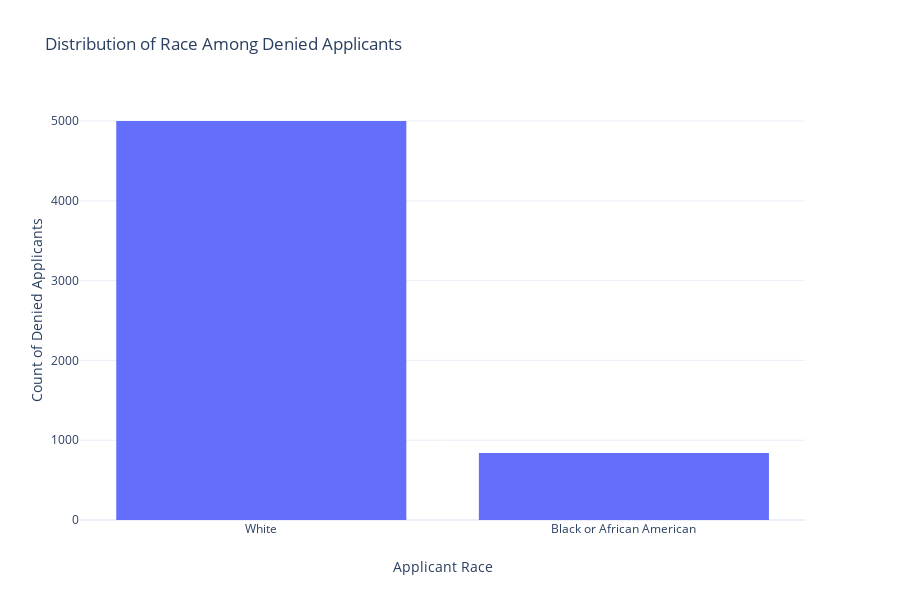

The notebook cell this image was saved under:
### Code cell
fig4 = px.histogram(denied, x="Derived Race", title="Distribution of Race Among Denied Applicants")

fig4.update_layout(
    yaxis_title='Count of Denied Applicants',
    xaxis_title='Applicant Race',
    template='plotly_white')

fig4.show()

### Figure 1 — Plotly figure (JSON) as saved in the notebook; plotly's stock layout.template omitted (floating-point values rounded to 4 significant figures; data arrays with more than 128 entries replaced by an {"elided": "..."} marker saying what was removed)
{"data": [{"alignmentgroup": "True", "bingroup": "x", "hoverlabel": {"namelength": 0}, "hovertemplate": "Derived Race=%{x}<br>count=%{y}", "legendgroup": "", "marker": {"color": "#636efa"}, "name": "", "offsetgroup": "", "orientation": "v", "showlegend": false, "type": "histogram", "x": {"elided": "5841 str values"}, "xaxis": "x", "yaxis": "y"}], "layout": {"barmode": "relative", "height": 600, "legend": {"tracegroupgap": 0}, "title": {"text": "Distribution of Race Among Denied Applicants"}, "xaxis": {"anchor": "y", "domain": [0, 0.98], "title": {"text": "Applicant Race"}}, "yaxis": {"anchor": "x", "domain": [0, 1], "title": {"text": "Count of Denied Applicants"}}}}
